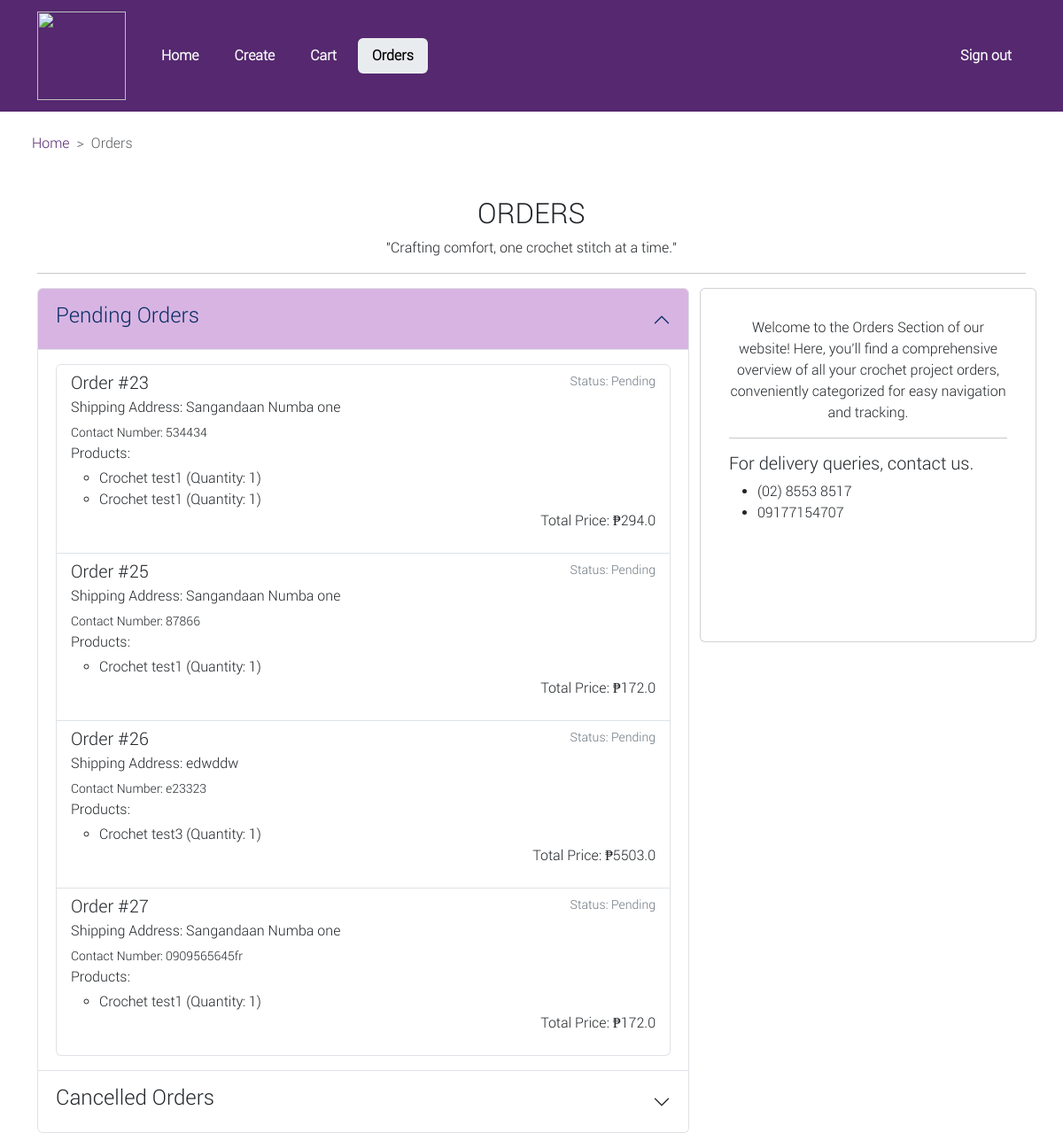
The app's page /orders/ (signed in), older data.
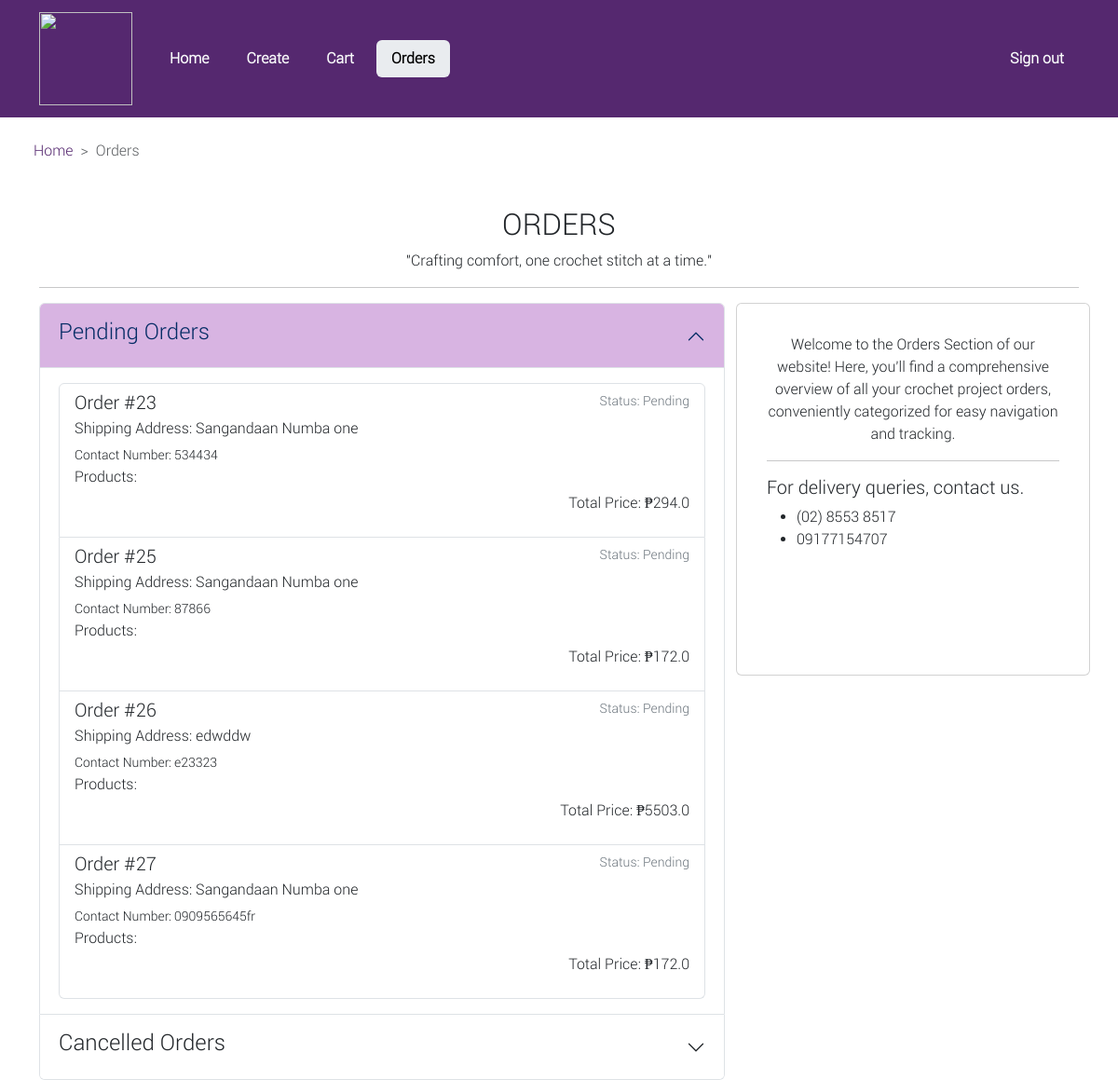
The same page, newer data.
### main/models.py (models this page shows, shortened)
class Order(models.Model):
    user = models.ForeignKey(MyUser, on_delete=models.CASCADE, related_name='orders')
    STATUS_CHOICES = (
        ('Pending', 'Pending'),
        ('Shipped', 'Shipped'),
        ('Delivered', 'Delivered'),
        ('Cancelled', 'Cancelled'),
    )
    status = models.CharField(max_length=20, choices=STATUS_CHOICES, default='Pending')
    contact_number = models.CharField(max_length=20, null=True, blank=True)
    shipping_address = models.TextField(null=False)
    created = models.DateField(auto_now_add=True)
    total_price = models.FloatField(null=True)

class OrderItem(models.Model):
    order = models.ForeignKey(Order, on_delete=models.CASCADE)
    product = models.ForeignKey(Product, on_delete=models.CASCADE)
    quantity = models.PositiveIntegerField()
    additional_notes = models.TextField(null=True)

class Product(models.Model):
    CATEGORY_CHOICES = (
        ('Audio', 'Audio'),
        ('Home', 'Home'),
        ('Accessories', 'Accessories'),
    )
    name = models.CharField(max_length=255)
    price = models.FloatField()
    image1 = models.ImageField(upload_to='product_images/', blank=True, null=True)
    image2 = models.ImageField(upload_to='product_images/', blank=True, null=True)
    image3 = models.ImageField(upload_to='product_images/', blank=True, null=True)
    description = models.TextField()
    category = models.CharField(max_length=20, choices=CATEGORY_CHOICES)

### main/views.py (the view)
# urls.py: path('orders/', views.orders, name="orders"),
@login_required
def orders(request):
    user_orders = Order.objects.filter(user=request.user)
    pending_orders = user_orders.filter(status='Pending')
    shipped_orders = user_orders.filter(status='Shipped')
    delivered_orders = user_orders.filter(status='Delivered')
    cancelled_orders = user_orders.filter(status='Cancelled')
    context = {
        'pending_orders': pending_orders,
        'shipped_orders': shipped_orders,
        'delivered_orders': delivered_orders,
        'cancelled_orders': cancelled_orders,
    }
    return render(request, 'orders.html', context)

### templates/orders.html (shortened to what this page needs)
{% load static %}
<!DOCTYPE html>
<html lang="en">
<head>
    <link rel="stylesheet" href="{% static 'css/bootstrap.css' %}">
</head>
<body>
    <nav class="navbar navbar-expand-lg" style="background-color: #55286F;">
        <div class="container-md py-0">
            <a class="navbar-brand text-light fs-4 d-flex justify-content-center" href="{% url 'home' %}">
                <img src="{% static 'crochet-logo.png' %}" class="d-flex justify-content-center" width="100px" height="100px" alt="">
            </a>
            <div class="collapse navbar-collapse" id="navbarSupportedContent">
                <ul class="navbar-nav me-auto mb-2 mb-lg-0">
                    <li class="nav-item nav-pills">
                        <a class="nav-link px-3 text-light fw-semibold  ms-2" href="{% url 'home' %}">Home</a>
                    </li>
                    {% if request.user.is_staff %}
                    <li class="nav-item nav-pills">
                        <a class="nav-link px-3 text-light fw-semibold ms-2" href="{% url 'create_product' %}">Create</a>
                    </li>
                    {% endif %}
                    <li class="nav-item nav-pills">
                        <a class="nav-link text-light fw-semibold px-3 ms-2" href="{% url 'cart' %}">Cart</a>
                    </li>
                    <li class="nav-item nav-pills">
                        <a class="nav-link active bg-body-secondary fw-semibold px-3 ms-2" href="{% url 'orders' %}">Orders</a>
                    </li>
                </ul>
                <ul class="navbar-nav ms-auto mb-2 mb-lg-0">
                    {% if request.user.is_authenticated %}
                    <li class="nav-item">
                        <a class="nav-link text-light fw-semibold px-3 ms-2" href="{% url 'signout' %}">Sign out</a>
                    </li>
                    {% else %}
                    <li class="nav-item">
                        <a class="nav-link text-light fw-semibold px-3 ms-2" href="{% url 'signin' %}">Sign in</a>
                    </li>
                    {% endif %}
                </ul>
            </div>
        </div>
    </nav>
    <div class="container-md m-4">
        <nav style="--bs-breadcrumb-divider: '>';" aria-label="breadcrumb">
            <ol class="breadcrumb">
              <li class="breadcrumb-item"><a style=" text-decoration: none; color:#55286F" href="{% url 'home' %}">Home</a></li>
              <li class="breadcrumb-item active" aria-current="page">Orders</li>
            </ol>
        </nav>
    </div>
    <section class="container-lg mt-5">
        <h2 class="d-flex justify-content-center">ORDERS</h2>
        <p class="d-flex justify-content-center font-italic">"Crafting comfort, one crochet stitch at a time."</p>
        <hr>
        <div class="row">
            <div class="accordion col-md-8 col-sm-12 align-baseline" id="ordersAccordion">
                <div class="accordion" id="accordionExample">
                    {% if pending_orders %}
                    <div class="accordion-item">
                        <h2 class="accordion-header" id="headingOne">
                            <button class="accordion-button" type="button" data-bs-toggle="collapse" data-bs-target="#collapseOne" aria-expanded="true" aria-controls="collapseOne">
                                <h4>Pending Orders</h4>
                            </button>
                        </h2>
                        <div id="collapseOne" class="accordion-collapse collapse show" aria-labelledby="headingOne" data-bs-parent="#accordionExample">
                            <div class="accordion-body">
                                <ul class="list-group">
                                    {% for order in pending_orders %}
                                    <li class="list-group-item">
                                        <div class="d-flex w-100 justify-content-between">
                                            <h5 class="mb-1">Order #{{ order.id }}</h5>
                                            <small class="text-secondary">Status: {{ order.status }}</small>
                                        </div>
                                        <p class="mb-1">Shipping Address: {{ order.shipping_address }}</p>
                                        <small>Contact Number: {{ order.contact_number }}</small>
                                        <p class="mb-1">Products:</p>
                                        <ul>
                                            {% for order_item in order.orderitem_set.all %}
                                                <li>{{ order_item.product.name }} (Quantity: {{ order_item.quantity }})</li>
                                            {% endfor %}
                                        </ul>
                                        <p class="text-end">Total Price: ₱{{ order.total_price }}</p>
                                    </li>
                                    {% endfor %}
                                </ul>
                            </div>
                        </div>
                    </div>
                    {% endif %}
                    {% if cancelled_orders %}
                    <div class="accordion-item">
                        <h2 class="accordion-header" id="headingThree">
                            <button class="accordion-button collapsed" type="button" data-bs-toggle="collapse" data-bs-target="#collapseFour" aria-expanded="false" aria-controls="collapseFour">
                                <h4>Cancelled Orders</h4>
                            </button>
                        </h2>
                    </div>
                    {% endif %}
                </div>
            </div>
            <div class="card d-none d-md-block col-md-4 p-3" style="height: 400px;">
                <div class="card-body">
                    <p class="text-center">Welcome to the Orders Section of our website! Here, you'll find a comprehensive overview of all your crochet project orders, conveniently categorized for easy navigation and tracking.</p>
                    <hr>
                    <h5>For delivery queries, contact us.</h5>
                    <ul>
                        <li>(02) 8553 8517</li>
                        <li>09177154707</li>
                    </ul>
                </div>
            </div>
        </div>
    </section>
</body>
</html>

### templates/orders.html (style rules this page uses)
.accordion-item button:not(.collapsed) { background-color: #D8B4E2 !important; }
body { font-family: 'secondary'; }

Row changes from the older to the newer data that the page shows:
removed OrderItem: product.name "Crochet test1", quantity "1", shown under Order id 23
removed OrderItem: product.name "Crochet test1", quantity "1", shown under Order id 23
removed OrderItem: product.name "Crochet test1", quantity "1", shown under Order id 25
removed OrderItem: product.name "Crochet test3", quantity "1", shown under Order "edwddw"
removed OrderItem: product.name "Crochet test1", quantity "1", shown under Order "0909565645fr"
